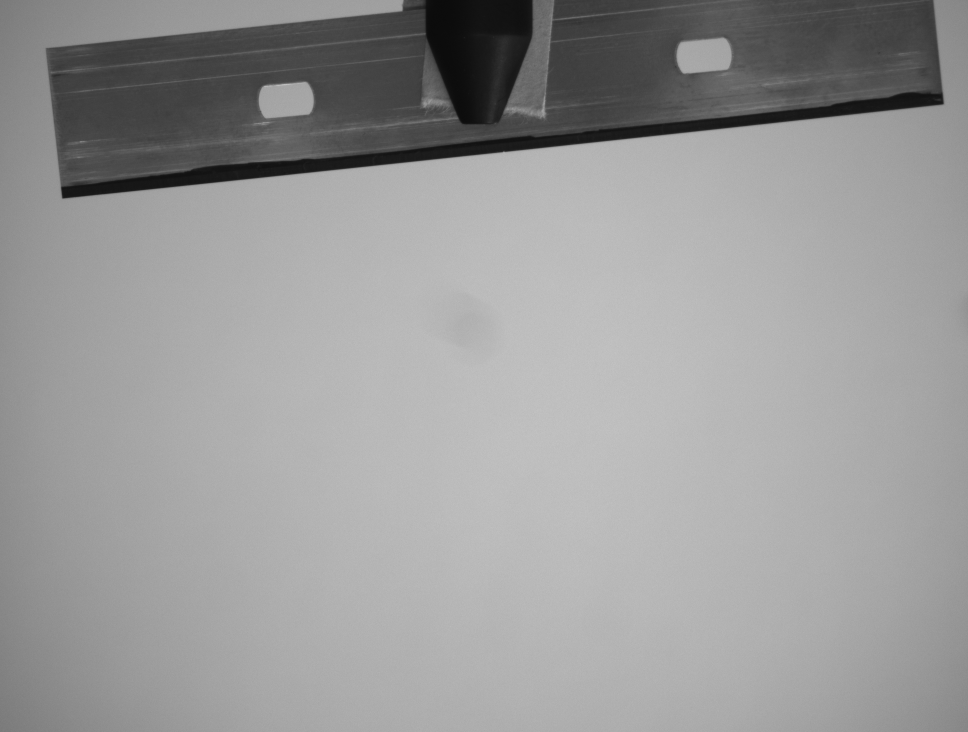
%> input picture image0009.bmp, 1936 x 1464 px (shown at 1/2 size)
$ octave --eval "edge_analysis;"   (GNU Octave 9; MATLAB toolbox functions it lacks are replaced by stand-ins)
%> lines starting %> are read from the running program, lines starting %| are printed output that depends on the picture; in (x1, y1, x2, y2) boxes, pixels count from 0 and x2, y2 are one past the last pixel; in counts of white or black regions, pixels touching at a corner belong together; the program's own positions count from 1
function edge_analysis()
% EDGE_ANALYSIS
% Main entry point. Uncomment the function you wish to run.
%
%   edge_analysis() will call the “reorder” function by default.
%
% (See the local functions below for open_images, flatfield_correction, etc.)

    reorder();
    % main();
    % intro();
end

%% ----------------------- Utilities -----------------------

function [imgROI, roi_rows, roi_cols] = open_images(filename, roi_select, row0, row1, col0, col1)
% OPEN_IMAGES Reads an image from a subfolder, rotates it 90° CCW,
% and either returns a preset ROI or allows the user to select one.
%
%   [imgROI, roi_rows, roi_cols] = open_images(filename, roi_select, row0, row1, col0, col1)
%
% Note: In MATLAB indices start at 1. Adjust your ROI values accordingly.

    if nargin < 2, roi_select = true; end
    if nargin < 3, row0 = 1; end
    if nargin < 4, row1 = 1; end
    if nargin < 5, col0 = 1; end
    if nargin < 6, col1 = 1; end

    % Determine the script directory and construct full file path.
    script_dir = fileparts(mfilename('fullpath'));
    rel_path = fullfile('images', filename);
    abs_file_path = fullfile(script_dir, rel_path);

    % Read image; if RGB, convert to grayscale.
    img = imread(abs_file_path);
    if ndims(img) == 3
        img = rgb2gray(img);
    end
    % Rotate 90° counterclockwise.
    img = rot90(img);

    if ~roi_select
        roi_rows = [row0, row1];
        roi_cols = [col0, col1];
        imgROI = img(row0:row1, col0:col1);
        return;
    end

    validROI = false;
    while ~validROI
        imshow(img, []);
        title('Select ROI. Enter coordinates as "row_start:row_end, col_start:col_end"');
        drawnow;
        roi_coords = input('Enter the coordinates for the wanted ROI (e.g., 1:100,1:100): ', 's');
        coords = strsplit(roi_coords, ',');
        roi_rows = str2num(coords{1});  %#ok<ST2NM>
        roi_cols = str2num(coords{2});  %#ok<ST2NM>
        if (roi_rows(2)-roi_rows(1)) == (roi_cols(2)-roi_cols(1))
            tempROI = img(roi_rows(1):roi_rows(2), roi_cols(1):roi_cols(2));
            imshow(tempROI, []);
            title('Is this the intended ROI? (Y/N)');
            drawnow;
            confirmation = input('Is this the intended ROI? (Y/N): ', 's');
            if strcmpi(confirmation, 'Y')
                validROI = true;
            end
        else
            disp('Please enter a square ROI.');
        end
    end
    imgROI = img(roi_rows(1):roi_rows(2), roi_cols(1):roi_cols(2));
end

% [42 lines left out: functions save_as_csv, get_array, make_scatter, not called in this run]

%% -------------------- Simulation Functions --------------------

% [121 lines left out: functions make_object_plane, make_PSFimage, make_image_plane, make_kernal, convolve_image, add_poisson and 4 more, not called in this run]

%% ------------------- ROI and Flatfield Correction -------------------

function norm_img = flatfield_correction(light, dark, image)
% FLATFIELD_CORRECTION Corrects an image using light and dark frames.
    N = size(image,1);
    avg = sum(double(light(:) - dark(:))) / numel(image);
    corrected = avg * (double(image) - double(dark)) ./ (double(light) - double(dark));
    norm_img = corrected / max(corrected(:));
end

%% -------------------- Edge Detection --------------------

function edge_points = detect_edge_points(array, threshold)
% DETECT_EDGE_POINTS Finds edge points based on a threshold relative to half the maximum.
    light_val = max(array(:));
    [rows, cols] = size(array);
    edge_points = zeros(rows, cols);
    for j = 1:rows
        if sum(edge_points(j,:)) < 5
            for i = cols:-1:1
                if (0.5-threshold)*light_val <= array(j,i) && array(j,i) <= (0.5+threshold)*light_val
                    edge_points(j,i) = 1;
                end
            end
        end
    end
end

function lines = hough_transform(array, threshold1, do_plot)
% HOUGH_TRANSFORM Performs a Hough transform on a binary edge image and
% returns a list of candidate lines.
%
% Returns an N-by-3 matrix where each row is [theta, rho, rho/cos(theta)].
%
% (MATLAB’s hough, houghpeaks, and houghlines functions are used.)
    [H, thetaVals, d] = hough(array, 'Theta', -90:0.25:89.75);
    peaks = houghpeaks(H, 5, 'Threshold', threshold1);
    linesStruct = houghlines(array, thetaVals, d, peaks);
    lines = [];
    for k = 1:length(linesStruct)
        angle = linesStruct(k).theta;
        rho = linesStruct(k).rho;
        line_param = rho / cosd(angle);
        lines = [lines; angle, rho, line_param];  %#ok<AGROW>
        if do_plot
            imshow(array, []);
            hold on;
            xy = [linesStruct(k).point1; linesStruct(k).point2];
            line(xy(:,1), xy(:,2), 'LineWidth',2, 'Color','green');
            hold off;
            pause(0.5);
        end
    end
    disp('Lines:');
    disp(lines);
end

function [esf_x, esf_y] = get_esf(array, theta, r, sampling_frequency, sample_number)
% GET_ESF Extracts the edge spread function (ESF) from an image.
%
%   [esf_x, esf_y] = get_esf(array, theta, r, sampling_frequency, sample_number)
%
% Note: Adjustments have been made for MATLAB’s 1-indexing.
    theta_rad = deg2rad(theta);
    num_rows = size(array,1);
    num_cols = size(array,2);
    x_intercept = r / cos(theta_rad) - num_cols * 0.5 * tan(theta_rad);
    esf_x = [];
    esf_y = [];
    for y_edge = 1:num_rows
        y_adj = y_edge - 0.5;
        x_edge = -y_adj * tan(theta_rad) + r / cos(theta_rad);
        for i = 0:(sample_number-1)
            x_sample1 = x_intercept + i / sampling_frequency;
            x_sample2 = x_intercept - i / sampling_frequency;
            y_sample1 = tan(theta_rad) * (x_sample1 - x_edge) + y_adj;
            y_sample2 = tan(theta_rad) * (x_sample2 - x_edge) + y_adj;
            if y_sample1 >= 1 && y_sample1 <= num_rows && x_sample1 >= 1 && x_sample1 <= num_cols
                idx1 = floor(y_sample1); idx1 = max(idx1,1);
                jdx1 = floor(x_sample1); jdx1 = max(jdx1,1);
                intensity1 = double(array(idx1, jdx1));
                dist1 = sign(x_sample1-x_edge) * sqrt((y_adj-y_sample1)^2 + (x_edge-x_sample1)^2);
                esf_x(end+1) = dist1 - 1;  %#ok<AGROW>
                esf_y(end+1) = intensity1;  %#ok<AGROW>
            end
            if y_sample2 >= 1 && y_sample2 <= num_rows && x_sample2 >= 1 && x_sample2 <= num_cols
                idx2 = floor(y_sample2); idx2 = max(idx2,1);
                jdx2 = floor(x_sample2); jdx2 = max(jdx2,1);
                intensity2 = double(array(idx2, jdx2));
                dist2 = sign(x_sample2-x_edge) * sqrt((y_adj-y_sample2)^2 + (x_edge-x_sample2)^2);
                esf_x(end+1) = dist2 - 1;  %#ok<AGROW>
                esf_y(end+1) = intensity2;  %#ok<AGROW>
            end
        end
    end
end

function [bin_esfx, bin_esfy] = esf_bin_smooth(esf_dist, esf_intensity, binsize)
% ESF_BIN_SMOOTH Averages the ESF intensity over distance bins.
    min_d = min(esf_dist);
    range_d = max(esf_dist) - min_d;
    num_bins = floor(range_d / binsize);
    bin_esfx = zeros(1, num_bins);
    bin_esfy = zeros(1, num_bins);
    for i = 1:num_bins
        tot_intensity = 0;
        count = 0;
        bin_center = min_d + (i-1)*binsize;
        for j = 1:length(esf_dist)
            if esf_dist(j) > (bin_center - binsize/2) && esf_dist(j) <= (bin_center + binsize/2)
                tot_intensity = tot_intensity + esf_intensity(j);
                count = count + 1;
            end
        end
        if count > 0
            bin_esfx(i) = bin_center;
            bin_esfy(i) = tot_intensity / count;
        end
    end
end

% [59 lines left out: functions average_filter, median_filter, get_derivative, FFT_custom, not called in this run]

%% -------------------- Main Routines --------------------

% [42 lines left out: function intro, not called in this run]

function reorder()
% REORDER Demonstration routine that follows the Python “reorder” function.
    [ROI, rows, cols] = open_images('image0009.bmp', false, 1200, 1500, 250, 550);
%> in open_images, img is the input picture: size 1464x1936 uint8; min 10, max 218, mean 153.3
    [light, ~, ~] = open_images('image0009_light.bmp', false, rows(1), rows(2), cols(1), cols(2));
    [dark, ~, ~] = open_images('image0008_dark.bmp', false, rows(1), rows(2), cols(1), cols(2));
    corrected_ROI = flatfield_correction(light, dark, ROI);

    figure; imshow(corrected_ROI, []); colorbar; title('Corrected ROI');
    pause;

    threshold = size(ROI,2) * 0.75;
    edge_pts = detect_edge_points(corrected_ROI, 0.2);
    lines = hough_transform(edge_pts, threshold, true);

    % For example, choose the first line.
    r = lines(1,2);
    theta = lines(1,1);

    [erf_x, erf_y] = get_esf(corrected_ROI, theta, r, 0.9, 15);
    [binx, biny] = esf_bin_smooth(erf_x, erf_y, 0.1);
    figure; scatter(binx, biny, '.'); title('Binned'); pause;

    % (Optional average and median filters can be applied here.)
    Yhat = sgolayfilt(biny, 2, 51);
    Yhat = Yhat / max(Yhat);
    figure; scatter(binx, Yhat, '.'); title('Savitzky-Golay'); pause;

    [lsf_x, lsf_y] = get_derivative(binx, biny);
    lsf_y = lsf_y / max(lsf_y);
    [lsf_x, lsf_y] = average_filter(lsf_x, lsf_y, 20);
    figure; scatter(lsf_x, lsf_y, '.'); title('Averaged LSF'); pause;

    [mtf_x, mtf_y] = FFT_custom(lsf_x, lsf_y);
    figure; plot(mtf_x, mtf_y); xlim([0 1]); title('MTF Processed');
    freq_res = (mtf_x(end)-mtf_x(1)) / length(mtf_x);
    disp(freq_res);
end

% [8 lines left out: function main, not called in this run]
%> in reorder, `[ROI, rows, cols] = open_images('image0009.bmp', false, 1200, 1500, 25..`: rows = [1200 1500]; cols = [250 550]
%> call 2 of open_images, with filename = 'image0009_light.bmp', roi_select = false, row0 = 1200, row1 = 1500, col0 = 250, col1 = 550
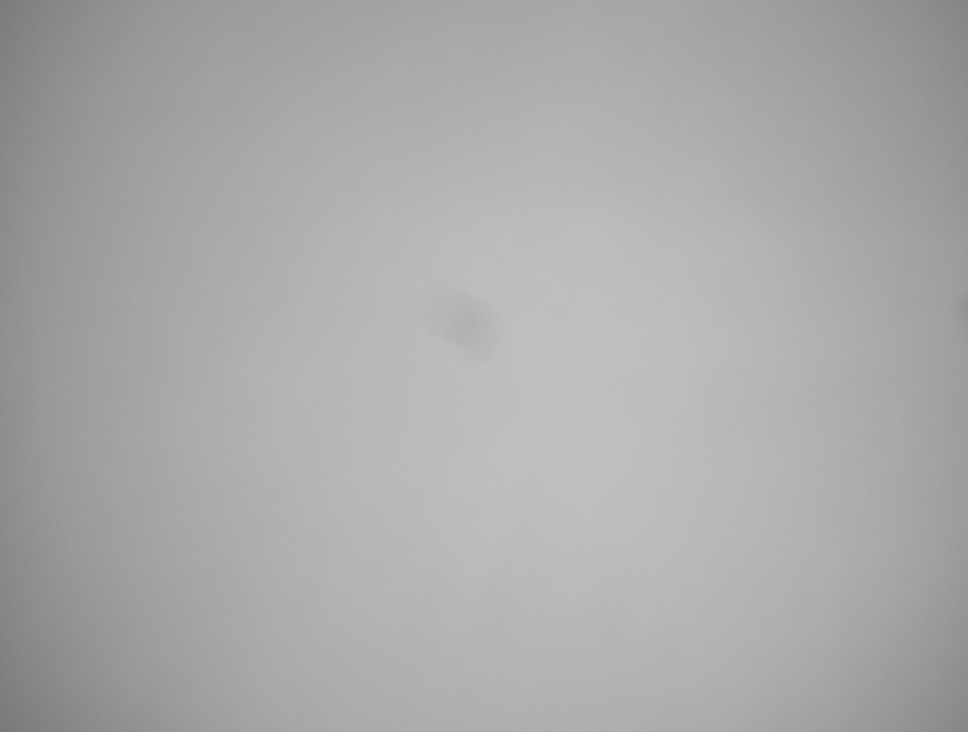
%> input picture image0009_light.bmp, 1936 x 1464 px (shown at 1/2 size)
%> in open_images, img is the input picture: size 1464x1936 uint8; min 117, max 202, mean 169.9
%> in open_images (call 2), `img = rot90(img);`:
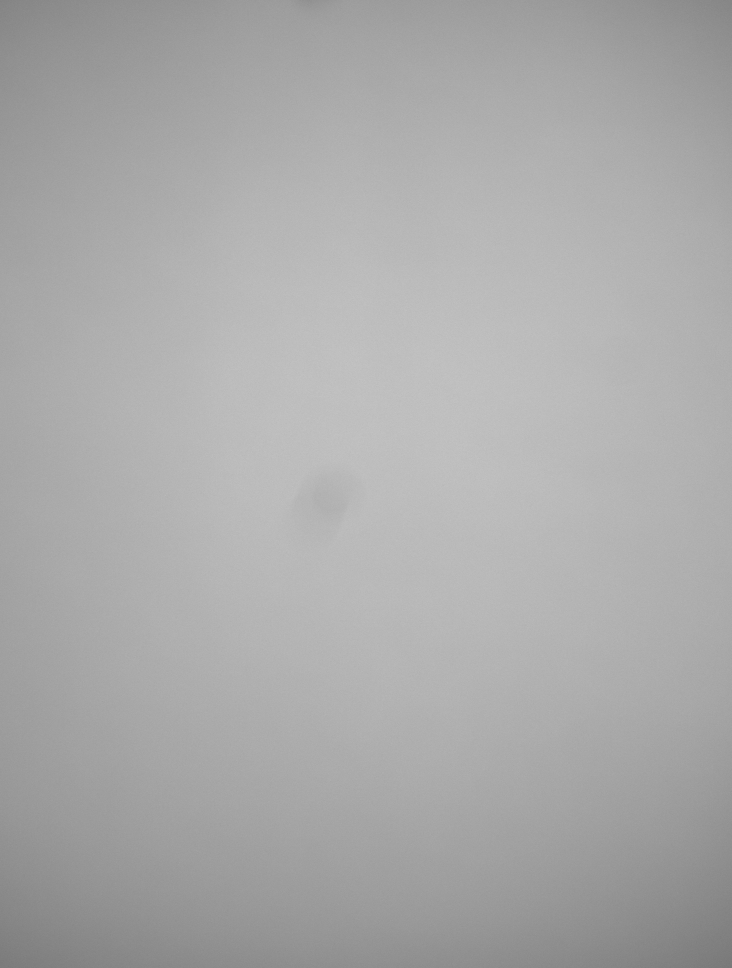
%> img: size 1936x1464 uint8 (shown at 1/2 size); min 117, max 202, mean 169.9; mean of the top-left, top-right, bottom-left and bottom-right quarters 171.5, 176.2, 164.5, 167.2
%> in open_images (call 2), `roi_rows = [row0, row1];`: roi_rows = [1200 1500]
%> in open_images (call 2), `roi_cols = [col0, col1];`: roi_cols = [250 550]
%> call 3 of open_images, with filename = 'image0008_dark.bmp', roi_select = false, row0 = 1200, row1 = 1500, col0 = 250, col1 = 550
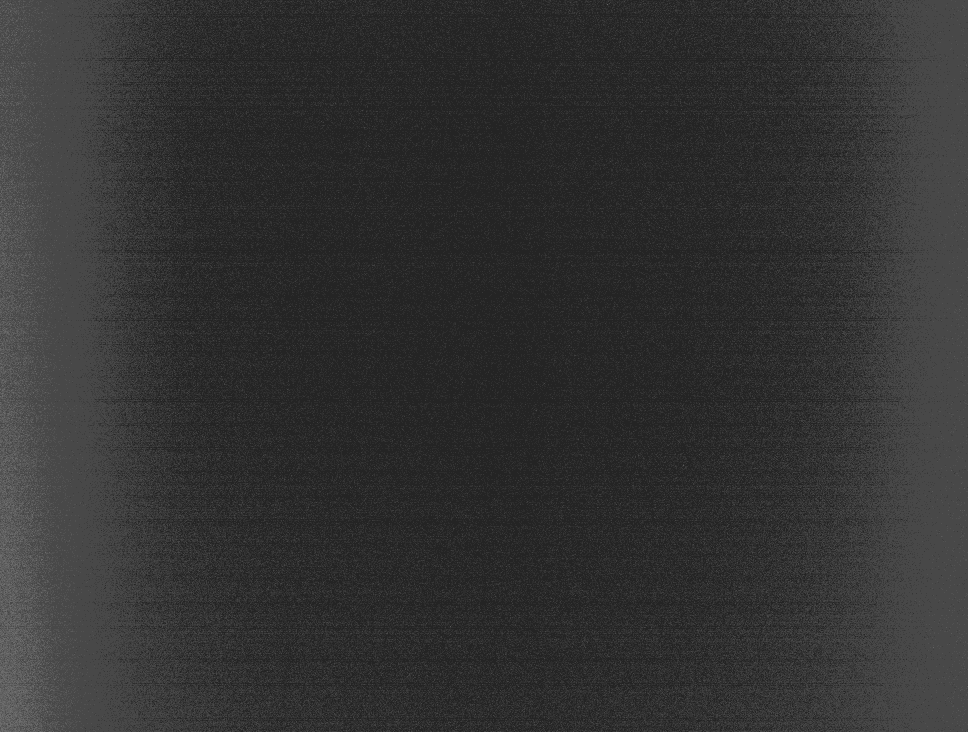
%> input picture image0008_dark.bmp, 1936 x 1464 px (shown at 1/2 size)
%> in open_images, img is the input picture: size 1464x1936 uint8; min 0, max 7, mean 1.4
%> in open_images (call 3), `imgROI = img(row0:row1, col0:col1);`:
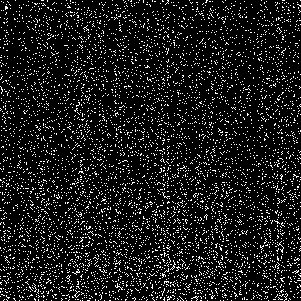
%> imgROI: size 301x301 uint8; values 1 (black) and 2 (white), 10.6% white in thin lines or dots
%> in flatfield_correction, `avg = sum(double(light(:) - dark(:))) / numel(image);`: avg = 171.9
%> in flatfield_correction, `norm_img = corrected / max(corrected(:));`:
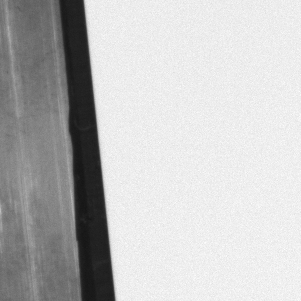
%> norm_img: size 301x301 double; min 0.0851, max 1, mean 0.754
%> in detect_edge_points, `light_val = max(array(:));`: light_val = 1
%> after the loop in detect_edge_points, `for j = 1:rows`: edge_points: size 301x301 double; values 0 (black) and 1 (white), 24% white; 2 white regions, box (x1, y1, x2, y2) and area: (0, 0, 82, 301) 21416, (83, 0, 116, 301) 359
%> in hough_transform, `[H, thetaVals, d] = hough(array, 'Theta', -90:0.25:89.75);`:
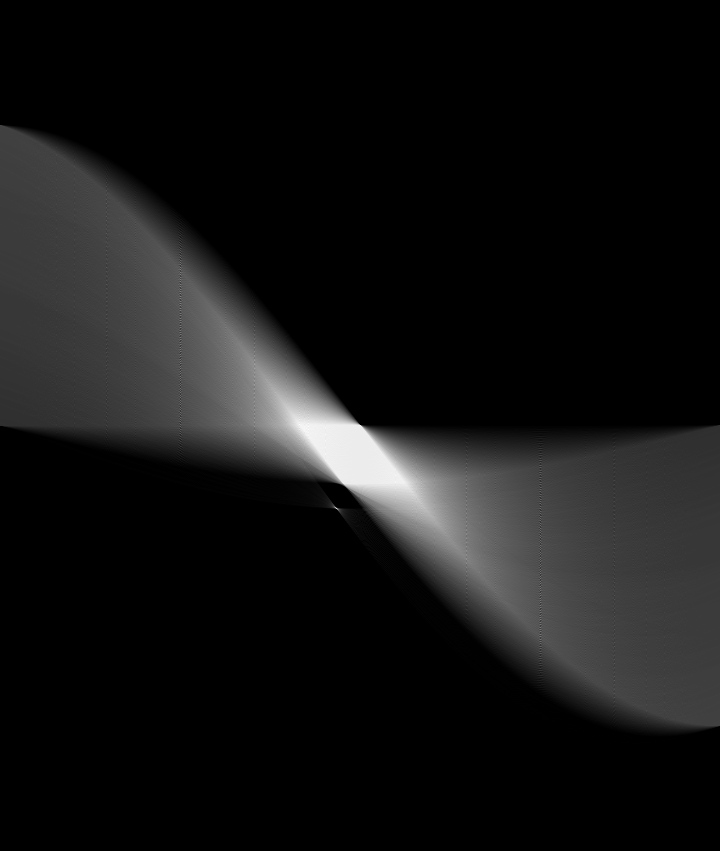
%> H: size 851x720 double; min 0, max 324, mean 25.6; drawn with min black and max white
%> in hough_transform, `[H, thetaVals, d] = hough(array, 'Theta', -90:0.25:89.75);`: thetaVals = 720 values from -90 to 89.75; d = 851 values from -425 to 425
%> in hough_transform, `peaks = houghpeaks(H, 5, 'Threshold', threshold1);`: peaks = [425 300; 427 309; 428 326; 448 326; 476 396]
%> in hough_transform, `linesStruct = houghlines(array, thetaVals, d, peaks);`: linesStruct = 5 lines; point1 to point2 (x, y): (1, 3) to (82, 301), (2, 1) to (71, 301), (5, 301) to (52, 1), (3, 1) to (49, 301), (23, 1) to (69, 301)
%> the loop in hough_transform, `for k = 1:length(linesStruct)` made 5 passes
%> (angle, rho, line_param, lines, xy) on passes 2 to 4: (-13, 1, 1.03, [-15.25 -1 -1.04; -13 1 1.03], [2 1; 71 301]), (-8.75, 2, 2.02, [-15.25 -1 -1.04; -13 1 1.03; -8.75 2 2.02], [3 1; 49 301]), (-8.75, 22, 22.26, [-15.25 -1 -1.04; -13 1 1.03; -8.75 2 2.02; -8.75 22 22.26], [23 1; 69 301])
%> (angle, rho, line_param, xy) on passes 1, 5: (-15.25, -1, -1.04, [1 3; 82 301]), (8.75, 50, 50.59, [5 301; 52 1])
%> pass 1, in hough_transform, `imshow(array, []);`:
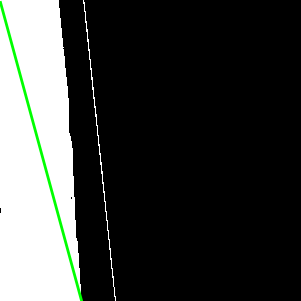
%> figure redrawn from the program's plot data
%> after the loop in hough_transform, `for k = 1:length(linesStruct)`: lines = [-15.25 -1 -1.04; -13 1 1.03; -8.75 2 2.02; -8.75 22 22.26; 8.75 50 50.59]
%|   -15.2500   -1.0000   -1.0365
%|   -13.0000    1.0000    1.0263
%|    -8.7500    2.0000    2.0236
%|    -8.7500   22.0000   22.2591
%|     8.7500   50.0000   50.5888
%> in reorder, `r = lines(1,2);`: r = -1
%> in reorder, `theta = lines(1,1);`: theta = -15.25
%> in get_esf, `theta_rad = deg2rad(theta);`: theta_rad = -0.266
%> in get_esf, `x_intercept = r / cos(theta_rad) - num_cols * 0.5 * tan(theta_rad);`: x_intercept = 39.99
%> the loop in get_esf, `for y_edge = 1:num_rows` made 301 passes
%> x_edge on passes 1 to 3: -0.9, -0.628, -0.355
%> after the loop in get_esf, `for y_edge = 1:num_rows`: dist1 = -24.57; dist2 = -39.56; idx1 = 300; intensity1 = 0.443; intensity2 = 0.5; jdx1 = 55; jdx2 = 39
%> in esf_bin_smooth, `min_d = min(esf_dist);`: min_d = -55.55
%> in esf_bin_smooth, `range_d = max(esf_dist) - min_d;`: range_d = 108.8
%> in esf_bin_smooth, `num_bins = floor(range_d / binsize);`: num_bins = 1088
%> (the run ends here)
